Frame 1 (no input): blank canvas, image omitted
Frame 60 (no input): blank canvas, image omitted
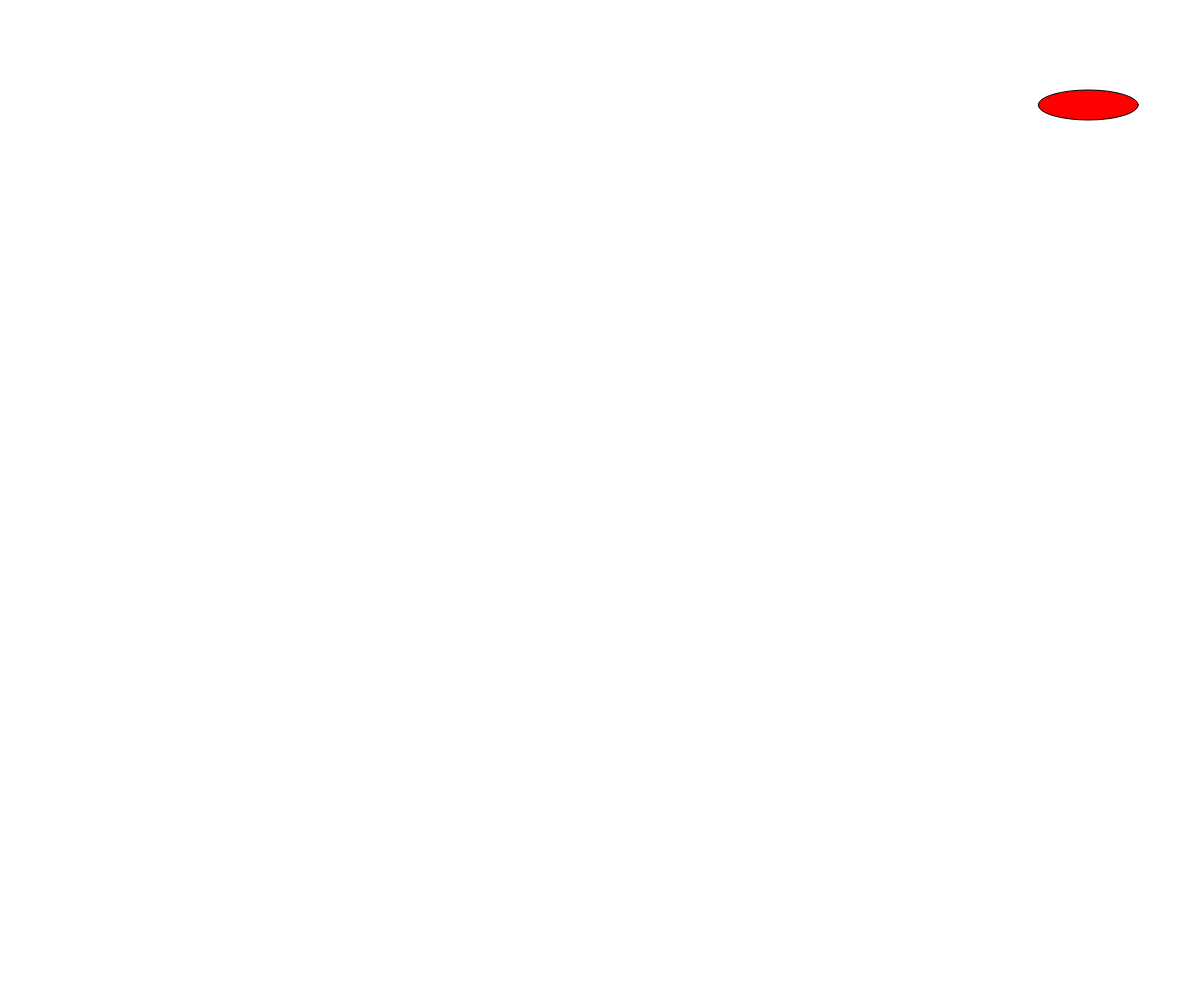
Frame 120 (the mouse pressed at the canvas centre since frame 60)

The p5.js sketch whose frames 1 and 60 were blank and that drew this single picture after the mouse press (run headless with seeded random() and noise() and a simulated clock; from frame 60 on, the mouse is pressed at the canvas centre):

// p5.js sketch
// ── sketch.js
let score = 0;
let active_fallers = [];
let burger_stack = [];
const faller_width = 100;
const faller_height = 30;
const catcher_width = 100;
const catcher_height = 30;




class Faller {
    constructor( x_pos, y_pos, y_speed, type, color) {
        this.x_pos = x_pos;
        this.y_pos = y_pos;
        this.y_speed = y_speed;
        this.type = type;
        this.color = color;
    }
    
    move() {
        // remove faller from list if out of screen
        if( this.y_pos > windowHeight+faller_width/2) {
            active_fallers.shift();
            delete this;
        }

        // advance faller
        this.y_pos += this.y_speed;
    }
    // display faller
    display() {
        fill(this.color);
        ellipse(this.x_pos, this.y_pos, faller_width, faller_height);
    }
    isColliding() {
        // check x_pos value is with X pixels of catcher
        if( abs(this.x_pos - mouseX) < catcher_width ) {
            // check y_pos value is within X pixels of catcher
            if( abs(this.y_pos - (windowHeight-catcher_height/2)) < catcher_height/2 ) {
                // grab index of faller colliding
                const index_of_faller = active_fallers.indexOf(this);

                // remove faller from list of actice_fallers
                active_fallers.splice(index_of_faller,1);

                // increment score
                score++;

                // add topping to stack
                burger_stack.push(this);
            }
        }
    }
}

function setup() {
    createCanvas(windowWidth, windowHeight);
    frameRate(30);


}

function draw() {
    clear();
    runGame();
}


// function to add new Faller to sky
function addFaller() {
    let x_pos = Math.random()*(windowWidth - faller_width/2) + faller_width/2;
    let y_pos = -(faller_height/2);
    let y_speed = 6 ;
    let type = "topping";
    let color = "Red";
    let new_faller = new Faller( x_pos, y_pos, y_speed, type, color);
    active_fallers.push(new_faller);
}

let skip_frame_counter = 0;
function runGame() {
    // skip every XX frames and then add new faller
    if( skip_frame_counter == 100 ) {
        addFaller();
        skip_frame_counter = 0
     } else {
         skip_frame_counter++;
     }

    // display current fallers
    for( const faller of active_fallers ) {
        faller.move();
        faller.display();
        faller.isColliding();
    }
    displayCatcher();
}

function displayCatcher() {

    let stack_height = burger_stack.length * faller_height;
    for( let i = 0; i < burger_stack.length; i++ ) {
        burger_stack[i].x_pos = mouseX;
        burger_stack[i].y_pos = windowHeight - stack_height + (faller_height*i/3);
        burger_stack[i].display();
    }
}
